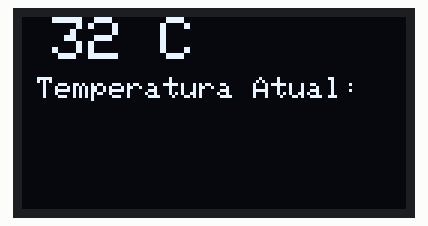
Simulated run of this sketch. Board: Arduino Uno, built with avr-gcc and run on an emulated ATmega328P. Parts: 128×64 one-colour display.

Above: at 0.1 s.

The sketch:

DisplayTexts.ino
```cpp
#include <SPI.h>
#include <Wire.h>
#include <Adafruit_GFX.h>
#include <Adafruit_SSD1306.h>


#define SCREEN_WIDTH 128 // OLED display width, in pixels
#define SCREEN_HEIGHT 64 // OLED display height, in pixels
#define OLED_RESET     -1 // Reset pin # (or -1 if sharing Arduino reset pin)
#define SCREEN_ADDRESS 0x3C ///< See datasheet for Address; 0x3D for 128x64, 0x3C for 128x32
Adafruit_SSD1306 display(SCREEN_WIDTH, SCREEN_HEIGHT, &Wire, OLED_RESET);


void setup() {
  Serial.begin(9600);


  // put your setup code here, to run once:
    // SSD1306_SWITCHCAPVCC = generate display voltage from 3.3V internally
  if(!display.begin(SSD1306_SWITCHCAPVCC, SCREEN_ADDRESS)) {
    Serial.println(F("SSD1306 allocation failed"));
    for(;;); // Don't proceed, loop forever
  }
  // Clear the buffer
  display.clearDisplay();
  myTestOledText();
}


void myTestOledText()
{
  display.clearDisplay();
// distancia minima para segunda parte do display I2C
  display.setCursor(5, 20);
  display.println(F("Temperatura Atual:"));
  display.display();
  display.setTextSize(2);
  display.setCursor(10, 0);
  display.println(F("32 C"));
  display.display();


}

void loop() {

}
```
